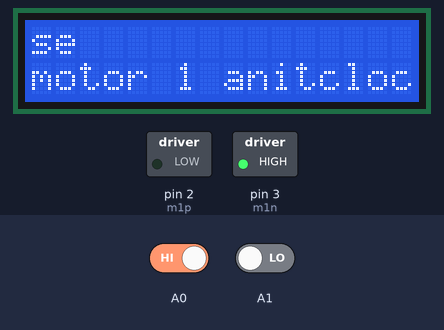
A sketch run on a simulated Arduino Uno, built with avr-gcc and run on an emulated ATmega328P. Shown: 16×2 character LCD, switched loads named in the sketch (green lamp = pin HIGH). Inputs (shaded band) come from the test bench; at power-on: A0 HIGH, A1 LOW. Pins used as bus, display or sensor lines are not drawn.

Above: at 1.2 s.
1.3 s: A0 driven LOW
At 3.0 s:
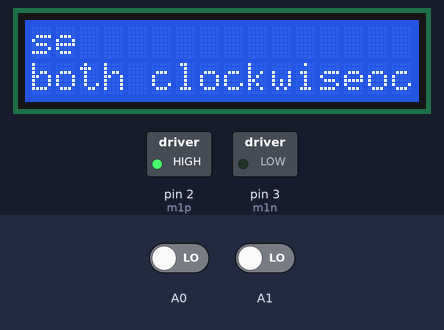
3.5 s: A1 driven HIGH
At 4.8 s:
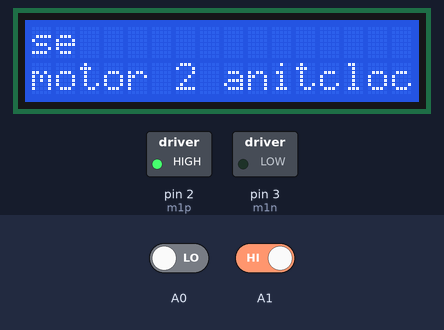
5.5 s: A0 driven HIGH
At 6.7 s:
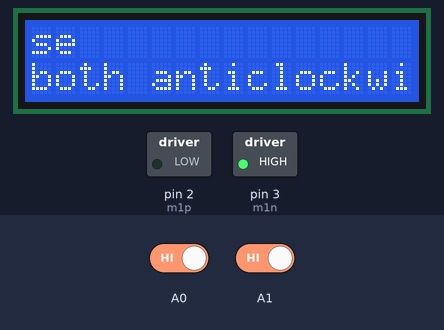
7.5 s: A1 driven LOW
At 8.5 s:
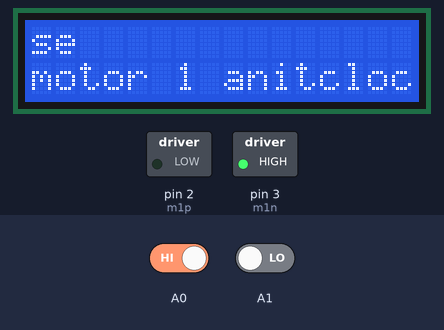
Timing chart, 0 to 10.5 s (numbered marks = the images above; inputs shaded):
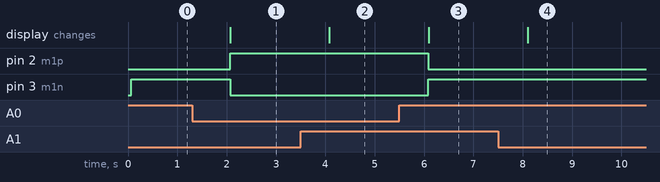

Measured:
- after the input at 1.3 s, pin 2 (m1p): LOW → HIGH after 0.77 s; pin 3 (m1n): HIGH → LOW after 0.77 s; the display: changes after 0.78 s (image 1)
- after the input at 3.5 s, the display: changes after 0.58 s (image 2)
- after the input at 5.5 s, pin 2 (m1p): HIGH → LOW after 0.59 s; pin 3 (m1n): LOW → HIGH after 0.59 s; the display: changes after 0.59 s (image 3)
- after the input at 7.5 s, the display: changes after 0.60 s (image 4)

The sketch:

lcdmotor.ino
```cpp
#include<LiquidCrystal.h>
LiquidCrystal lcd {13,12,7,6,5,4};

  int m1p=2;
  int m1n=3;
  int m2p=4;
  int m2n=5;
  int b1;
  int b2;

  void setup() {
  // put your setup code here, to run once:

  pinMode(m1p,1);
  pinMode(m1n,1);

  pinMode(m2p,1);
  pinMode(m2n,1);

pinMode(A0,0);
pinMode(A1,0);
  lcd.begin(16,2);


}

void loop() {

 lcd.setCursor(0,1);
 b1=digitalRead(A0);
 b2=digitalRead(A1);

 if(b1==0&&b2==0)
 {
  digitalWrite(m1p,HIGH);
    digitalWrite(m1n,LOW);
  digitalWrite(m2p,HIGH);
  digitalWrite(m2n,LOW);
  lcd.print("both clockwise");
 }
 else if(b1==1&&b2==0)
 {
  digitalWrite(m1p,LOW);
    digitalWrite(m1n,HIGH);
  digitalWrite(m2p,HIGH);
  digitalWrite(m2n,LOW);
    lcd.print("motor 1 anitclockwise -  motor 2 clockwise");

 }
 else if(b1==0&&b2==1)
 {
  digitalWrite(m1p,HIGH);
    digitalWrite(m1n,LOW);
  digitalWrite(m2p,LOW);
  digitalWrite(m2n,HIGH);
    lcd.print("motor 2 anitclockwise -  motor 1 clockwise");

 }
 else if(b1==1&&b2==1)
 {
  digitalWrite(m1p,LOW);
    digitalWrite(m1n,HIGH);
  digitalWrite(m2p,LOW);
  digitalWrite(m2n,HIGH);
    lcd.print("both anticlockwise");

 }

 //lcd.autoscroll();
 delay(1000);
  // put your main code here, to run repeatedly:

}
```
